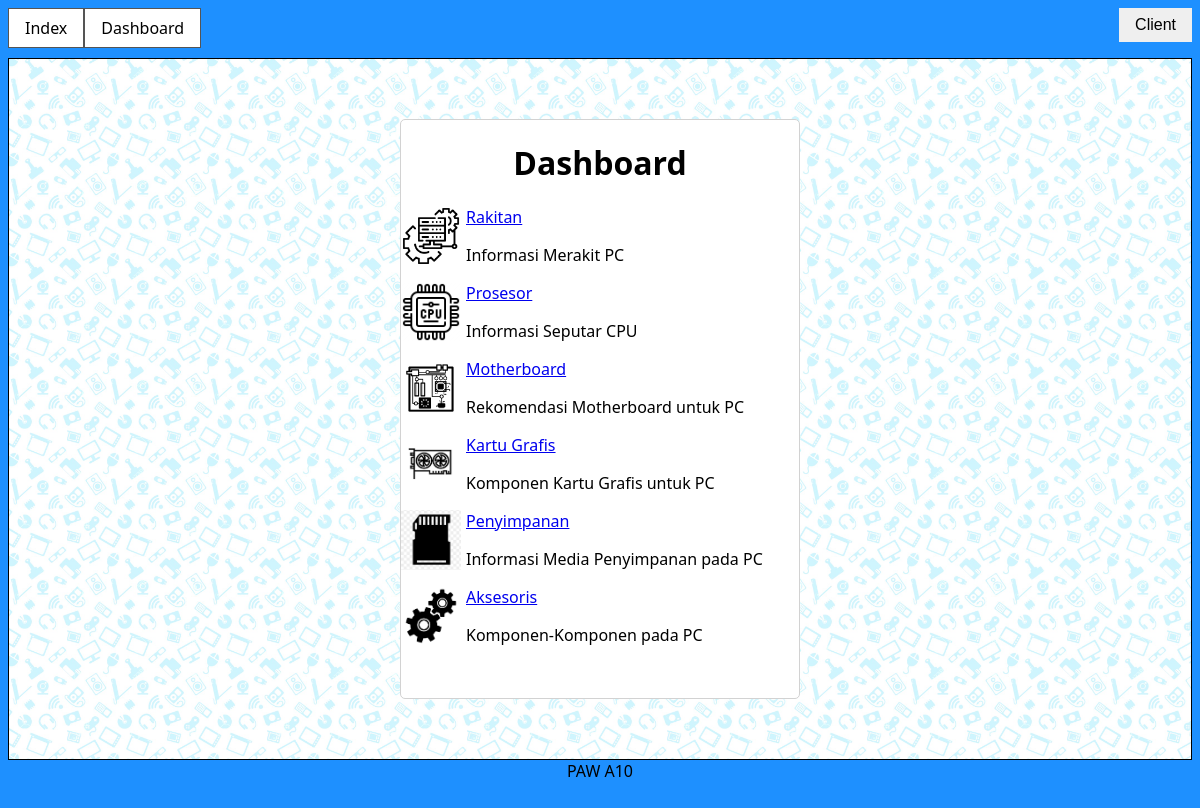
Page /beranda.php (signed in) on the committed database.
### tables this page shows
CREATE TABLE `topic` (
  `topic_id` int(11) NOT NULL,
  `title` varchar(255) NOT NULL,
  `description` varchar(255) NOT NULL
);

### beranda.php (called while the page is built, shortened)
<?php
include "include/koneksi.inc";
include "view/dashboard.inc";

### view/dashboard.inc (the view)
<!DOCTYPE html>
<html lang="en">
<?php include "head.inc" ?>
<body>
	<?php include "navbar.inc"; ?>
	<div class="content">
		<div class="regisbox">
			<h1 class="center-text">Dashboard</h1>
			<?php
			$statement = $dbc->query("SELECT * from topic");
			foreach ($statement as $data) :
			?>
				<div class="topik-item">
					<img src="image/topik/<?php echo $data['topic_id'] ?>.png" alt="<?php echo $data['topic_id'] ?> ?>">
					<div><a href="topik.php?topik=<?php echo $data['topic_id'] ?>">
							<?php echo $data['title'] ?></a>
						<p><?php echo $data['description'] ?></p>
					</div>
				</div>
			<?php
			endforeach
			?>
		</div>
	</div>
	<?php include "footer.inc"; ?>
</body>
</html>

### style.css (style rules this page uses)
* { box-sizing: border-box; }
html, body { height: 100%; font-family: 'Segoe UI', Tahoma, Geneva, Verdana, sans-serif; background-color: #1E90FF; }
.content { min-height: 80%; border: 1px solid; margin: auto; padding: 0 16px; background-color: #f9f9f9; background: url(image/logo/background.jpg); background-size: 200px; }
.center-text { margin-left: auto; margin-right: auto; width: fit-content; }
.regisbox { width: 400px; min-height: 580px; border: 1px solid #d2d2d2; border-radius: 5px; margin: 60px auto; background: white; }
.regisbox h1 { color: black; text-align: center; }
.topik-item { flex-direction: row; display: flex; }
.topik-item img, .topik-fram img { height: 60px; margin-right: 5px; }

### rows in the picture
topic: shows a picture, title "Rakitan", description "Informasi Merakit PC"
topic: shows a picture, title "Prosesor", description "Informasi Seputar CPU"
topic: shows a picture, title "Motherboard", description "Rekomendasi Motherboard untuk PC"
topic: shows a picture, title "Kartu Grafis", description "Komponen Kartu Grafis untuk PC"
topic: shows a picture, title "Penyimpanan", description "Informasi Media Penyimpanan pada PC"
topic: shows a picture, title "Aksesoris", description "Komponen-Komponen pada PC"

### other values in the picture
$_SESSION['name'] "Client"
